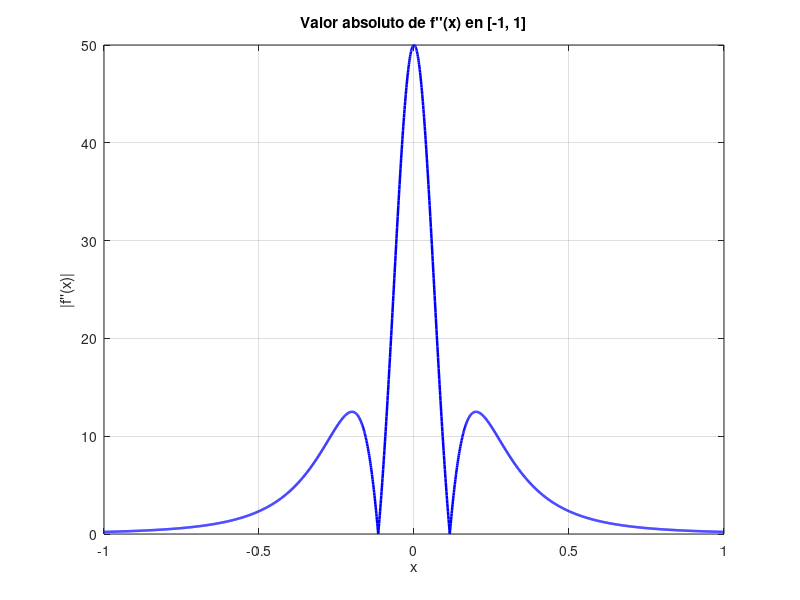
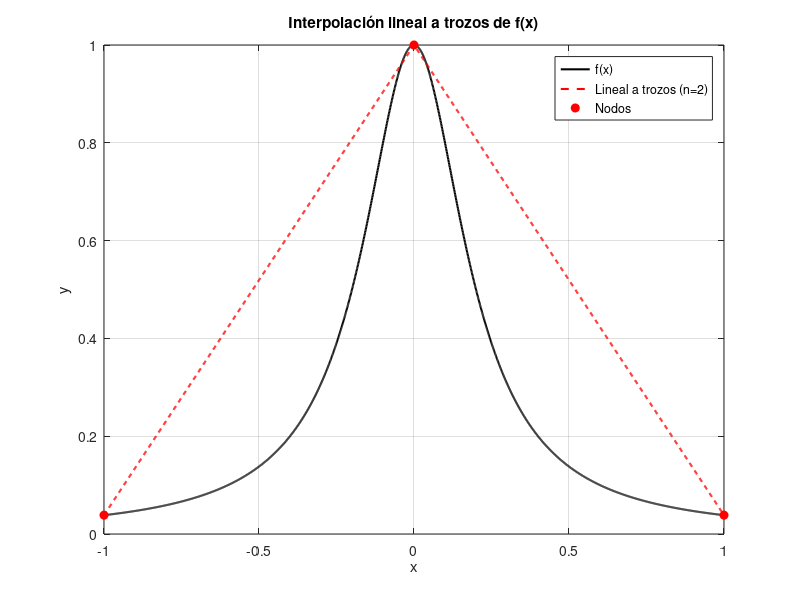

These charts were generated, in order, by the following MATLAB code:
function f2()
  % 1. Definición de la función de Runge y su segunda derivada
  f  = @(x) 1 ./ (1 + 25*x.^2);
  f2 = @(x) 50 * (75*x.^2 - 1) ./ (1 + 25*x.^2).^3;

  x_grid = linspace(-1, 1, 2000);

  % Graficar f''(x) para determinar visualmente el máximo
  figure;
  plot(x_grid, abs(f2(x_grid)), 'b-', 'LineWidth', 1.8);
  grid on;
  title('Valor absoluto de f''''(x) en [-1, 1]');
  xlabel('x'); ylabel('|f''''(x)|');

  max_f2 = max(abs(f2(x_grid)));
  fprintf('El maximo de |f''''(x)| es: %.2f (se alcanza en x = 0)\n', max_f2);

  % 2. Error cometido por p16 con nodos equiespaciados (Parte a)
  n_poly = 16;
  x_eq = linspace(-1, 1, n_poly + 1);
  y_eq = f(x_eq);
  p16_coeff = polyfit(x_eq, y_eq, n_poly);
  y_p16 = polyval(p16_coeff, x_grid);
  err_p16 = max(abs(f(x_grid) - y_p16));

  fprintf('Error maximo de p16 (equiespaciado): %.4f\n', err_p16);

  % 3. Interpolación lineal a trozos con n = 2 subintervalos (3 nodos)
  n_lineal = 2;
  x_lin_nodes = linspace(-1, 1, n_lineal + 1);
  y_lin_nodes = f(x_lin_nodes);
  y_lineal = interp1(x_lin_nodes, y_lin_nodes, x_grid, 'linear');

  err_lineal = max(abs(f(x_grid) - y_lineal));

  fprintf('Error maximo con lineal a trozos (n=%d subintervalos): %.4f\n', n_lineal, err_lineal);

  % Gráfica comparativa
  figure;
  plot(x_grid, f(x_grid), 'k-', 'LineWidth', 1.5, 'DisplayName', 'f(x)');
  hold on;
  plot(x_grid, y_lineal, 'r--', 'LineWidth', 1.5, 'DisplayName', sprintf('Lineal a trozos (n=%d)', n_lineal));
  plot(x_lin_nodes, y_lin_nodes, 'ro', 'MarkerFaceColor', 'r', 'DisplayName', 'Nodos');
  grid on;
  title('Interpolación lineal a trozos de f(x)');
  xlabel('x'); ylabel('y');
  legend('location', 'northeast');
end
